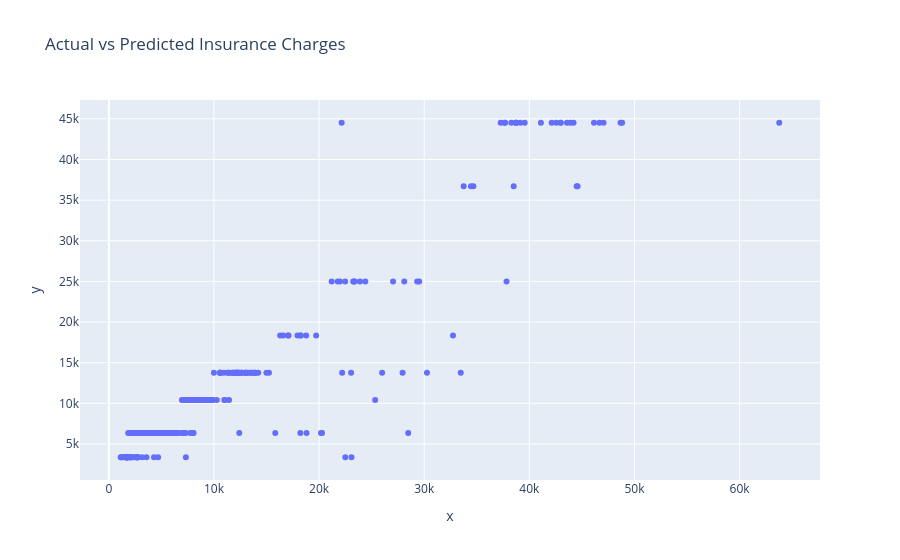

Notebook code for this chart:
### Code cell
px.scatter(x = y_test, y = p, title = 'Actual vs Predicted Insurance Charges').show()

### Figure 1 — Plotly figure (JSON) as saved in the notebook; plotly's stock layout.template omitted (floating-point values rounded to 4 significant figures; data arrays with more than 128 entries replaced by an {"elided": "..."} marker saying what was removed)
{"data": [{"hovertemplate": "x=%{x}<br>y=%{y}<extra></extra>", "legendgroup": "", "marker": {"color": "#636efa", "symbol": "circle"}, "mode": "markers", "name": "", "orientation": "v", "showlegend": false, "type": "scatter", "x": {"elided": "268 float values"}, "xaxis": "x", "y": {"elided": "268 float values"}, "yaxis": "y"}], "layout": {"legend": {"tracegroupgap": 0}, "title": {"text": "Actual vs Predicted Insurance Charges"}, "xaxis": {"anchor": "y", "domain": [0, 1], "title": {"text": "x"}}, "yaxis": {"anchor": "x", "domain": [0, 1], "title": {"text": "y"}}}}
